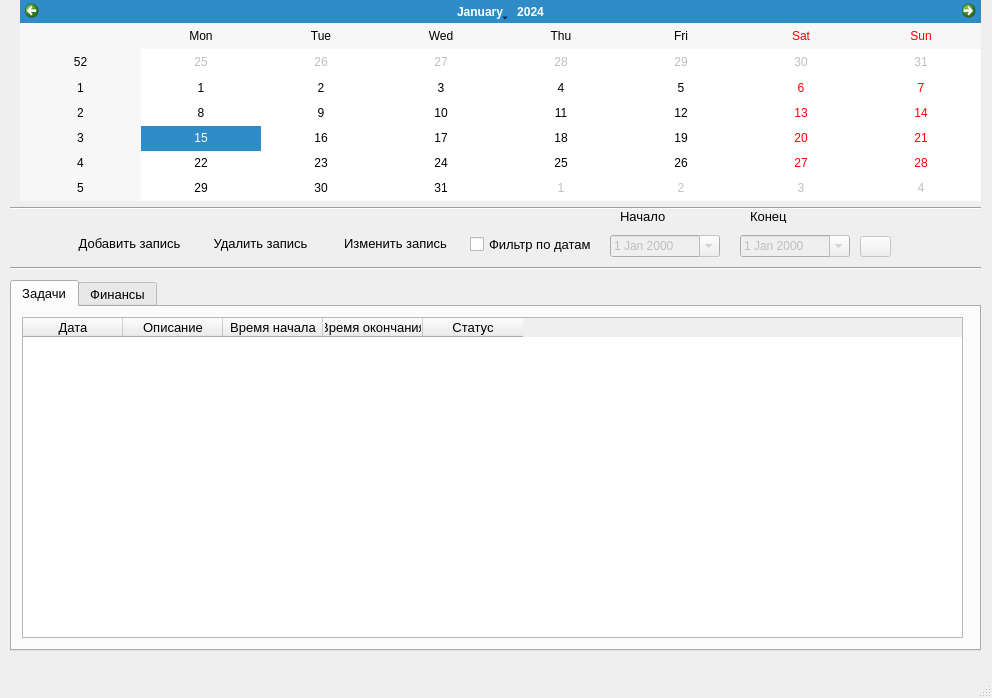
<?xml version="1.0" encoding="UTF-8"?>
<ui version="4.0">
 <class>MainWindow</class>
 <widget class="QMainWindow" name="MainWindow">
  <property name="geometry">
   <rect>
    <x>0</x>
    <y>0</y>
    <width>992</width>
    <height>698</height>
   </rect>
  </property>
  <property name="maximumSize">
   <size>
    <width>1024</width>
    <height>768</height>
   </size>
  </property>
  <property name="windowTitle">
   <string>Задачи и финансы</string>
  </property>
  <widget class="QWidget" name="centralwidget">
   <widget class="QCalendarWidget" name="calendarWidget">
    <property name="geometry">
     <rect>
      <x>20</x>
      <y>0</y>
      <width>961</width>
      <height>201</height>
     </rect>
    </property>
    <property name="styleSheet">
     <string notr="true">font: 10pt &quot;MS Shell Dlg 2&quot;;</string>
    </property>
   </widget>
   <widget class="Line" name="line">
    <property name="geometry">
     <rect>
      <x>10</x>
      <y>200</y>
      <width>971</width>
      <height>16</height>
     </rect>
    </property>
    <property name="orientation">
     <enum>Qt::Horizontal</enum>
    </property>
   </widget>
   <widget class="QTabWidget" name="tabWidget">
    <property name="geometry">
     <rect>
      <x>10</x>
      <y>280</y>
      <width>971</width>
      <height>371</height>
     </rect>
    </property>
    <property name="font">
     <font>
      <pointsize>10</pointsize>
     </font>
    </property>
    <property name="currentIndex">
     <number>0</number>
    </property>
    <widget class="QWidget" name="task">
     <attribute name="title">
      <string>Задачи</string>
     </attribute>
     <widget class="QTableWidget" name="tableWidgetFinance">
      <property name="geometry">
       <rect>
        <x>10</x>
        <y>10</y>
        <width>941</width>
        <height>321</height>
       </rect>
      </property>
      <property name="styleSheet">
       <string notr="true">font: 10pt &quot;MS Shell Dlg 2&quot;;</string>
      </property>
      <column>
       <property name="text">
        <string>Дата</string>
       </property>
      </column>
      <column>
       <property name="text">
        <string>Описание</string>
       </property>
      </column>
      <column>
       <property name="text">
        <string>Время начала</string>
       </property>
      </column>
      <column>
       <property name="text">
        <string>Время окончания</string>
       </property>
      </column>
      <column>
       <property name="text">
        <string>Статус</string>
       </property>
      </column>
     </widget>
    </widget>
    <widget class="QWidget" name="finance">
     <attribute name="title">
      <string>Финансы</string>
     </attribute>
     <widget class="QTableWidget" name="tableWidget">
      <property name="geometry">
       <rect>
        <x>120</x>
        <y>10</y>
        <width>831</width>
        <height>321</height>
       </rect>
      </property>
      <property name="styleSheet">
       <string notr="true">font: 10pt &quot;MS Shell Dlg 2&quot;;</string>
      </property>
      <column>
       <property name="text">
        <string>Дата</string>
       </property>
      </column>
      <column>
       <property name="text">
        <string>Статья дохода</string>
       </property>
      </column>
      <column>
       <property name="text">
        <string>Статья расхода</string>
       </property>
      </column>
      <column>
       <property name="text">
        <string>New Column</string>
       </property>
      </column>
      <column>
       <property name="text">
        <string>Сумма</string>
       </property>
      </column>
     </widget>
     <widget class="QRadioButton" name="radioButton">
      <property name="geometry">
       <rect>
        <x>20</x>
        <y>20</y>
        <width>82</width>
        <height>17</height>
       </rect>
      </property>
      <property name="text">
       <string>Приход</string>
      </property>
      <property name="checked">
       <bool>true</bool>
      </property>
     </widget>
     <widget class="QRadioButton" name="radioButton_2">
      <property name="geometry">
       <rect>
        <x>20</x>
        <y>50</y>
        <width>82</width>
        <height>17</height>
       </rect>
      </property>
      <property name="text">
       <string>Расход</string>
      </property>
     </widget>
     <widget class="QLabel" name="label">
      <property name="geometry">
       <rect>
        <x>10</x>
        <y>280</y>
        <width>101</width>
        <height>16</height>
       </rect>
      </property>
      <property name="text">
       <string>Итоговая Сумма</string>
      </property>
     </widget>
     <widget class="QLineEdit" name="lineEditSum">
      <property name="enabled">
       <bool>false</bool>
      </property>
      <property name="geometry">
       <rect>
        <x>10</x>
        <y>300</y>
        <width>101</width>
        <height>16</height>
       </rect>
      </property>
     </widget>
    </widget>
   </widget>
   <widget class="Line" name="line_2">
    <property name="geometry">
     <rect>
      <x>10</x>
      <y>260</y>
      <width>971</width>
      <height>16</height>
     </rect>
    </property>
    <property name="orientation">
     <enum>Qt::Horizontal</enum>
    </property>
   </widget>
   <widget class="QPushButton" name="ButtonAddRecord">
    <property name="geometry">
     <rect>
      <x>64</x>
      <y>232</y>
      <width>131</width>
      <height>23</height>
     </rect>
    </property>
    <property name="font">
     <font>
      <pointsize>10</pointsize>
     </font>
    </property>
    <property name="cursor">
     <cursorShape>PointingHandCursor</cursorShape>
    </property>
    <property name="text">
     <string>Добавить запись</string>
    </property>
    <property name="icon">
     <iconset>
      <normaloff>icons/add48.png</normaloff>icons/add48.png</iconset>
    </property>
    <property name="flat">
     <bool>true</bool>
    </property>
   </widget>
   <widget class="QPushButton" name="ButtonDelitRecord">
    <property name="geometry">
     <rect>
      <x>200</x>
      <y>232</y>
      <width>121</width>
      <height>23</height>
     </rect>
    </property>
    <property name="font">
     <font>
      <pointsize>10</pointsize>
     </font>
    </property>
    <property name="cursor">
     <cursorShape>PointingHandCursor</cursorShape>
    </property>
    <property name="text">
     <string>Удалить запись</string>
    </property>
    <property name="icon">
     <iconset>
      <normaloff>icons/delete48.png</normaloff>icons/delete48.png</iconset>
    </property>
    <property name="flat">
     <bool>true</bool>
    </property>
   </widget>
   <widget class="QPushButton" name="ButtonEditRecord">
    <property name="geometry">
     <rect>
      <x>330</x>
      <y>232</y>
      <width>131</width>
      <height>23</height>
     </rect>
    </property>
    <property name="font">
     <font>
      <pointsize>10</pointsize>
     </font>
    </property>
    <property name="cursor">
     <cursorShape>PointingHandCursor</cursorShape>
    </property>
    <property name="text">
     <string>Изменить запись</string>
    </property>
    <property name="icon">
     <iconset>
      <normaloff>icons/edit48.png</normaloff>icons/edit48.png</iconset>
    </property>
    <property name="flat">
     <bool>true</bool>
    </property>
   </widget>
   <widget class="QCheckBox" name="checkBoxFilterDate">
    <property name="geometry">
     <rect>
      <x>470</x>
      <y>236</y>
      <width>121</width>
      <height>17</height>
     </rect>
    </property>
    <property name="font">
     <font>
      <pointsize>10</pointsize>
     </font>
    </property>
    <property name="text">
     <string>Фильтр по датам</string>
    </property>
   </widget>
   <widget class="QDateEdit" name="dateEditIn">
    <property name="enabled">
     <bool>false</bool>
    </property>
    <property name="geometry">
     <rect>
      <x>610</x>
      <y>235</y>
      <width>110</width>
      <height>22</height>
     </rect>
    </property>
    <property name="calendarPopup">
     <bool>true</bool>
    </property>
   </widget>
   <widget class="QDateEdit" name="dateEditOut">
    <property name="enabled">
     <bool>false</bool>
    </property>
    <property name="geometry">
     <rect>
      <x>740</x>
      <y>235</y>
      <width>110</width>
      <height>22</height>
     </rect>
    </property>
    <property name="calendarPopup">
     <bool>true</bool>
    </property>
   </widget>
   <widget class="QLabel" name="label_2">
    <property name="geometry">
     <rect>
      <x>620</x>
      <y>210</y>
      <width>47</width>
      <height>13</height>
     </rect>
    </property>
    <property name="font">
     <font>
      <pointsize>10</pointsize>
     </font>
    </property>
    <property name="text">
     <string>Начало</string>
    </property>
   </widget>
   <widget class="QLabel" name="label_3">
    <property name="geometry">
     <rect>
      <x>750</x>
      <y>210</y>
      <width>47</width>
      <height>13</height>
     </rect>
    </property>
    <property name="font">
     <font>
      <pointsize>10</pointsize>
     </font>
    </property>
    <property name="text">
     <string>Конец</string>
    </property>
   </widget>
   <widget class="QPushButton" name="ButtonFilter">
    <property name="enabled">
     <bool>false</bool>
    </property>
    <property name="geometry">
     <rect>
      <x>860</x>
      <y>236</y>
      <width>31</width>
      <height>21</height>
     </rect>
    </property>
    <property name="text">
     <string/>
    </property>
    <property name="icon">
     <iconset>
      <normaloff>icons/filter48.png</normaloff>icons/filter48.png</iconset>
    </property>
   </widget>
  </widget>
  <widget class="QMenuBar" name="menubar">
   <property name="geometry">
    <rect>
     <x>0</x>
     <y>0</y>
     <width>992</width>
     <height>21</height>
    </rect>
   </property>
  </widget>
  <widget class="QStatusBar" name="statusbar"/>
 </widget>
 <resources/>
 <connections/>
</ui>
